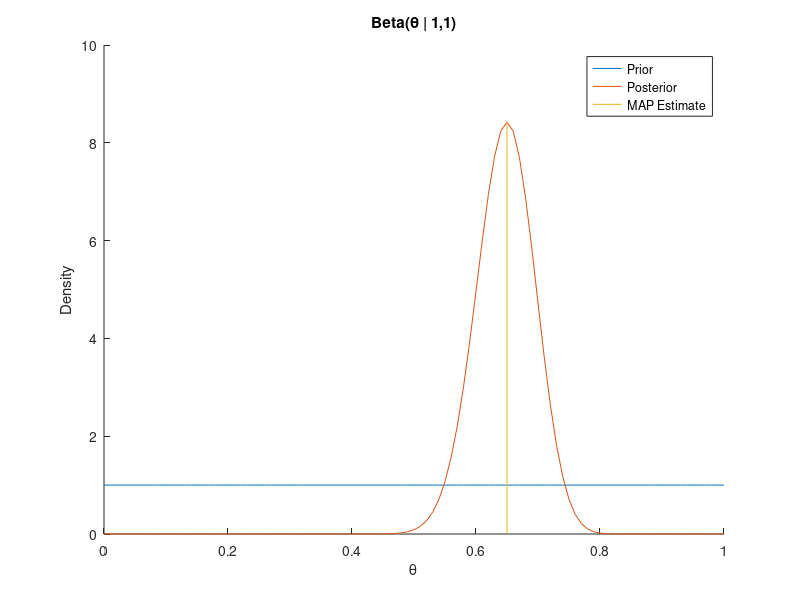
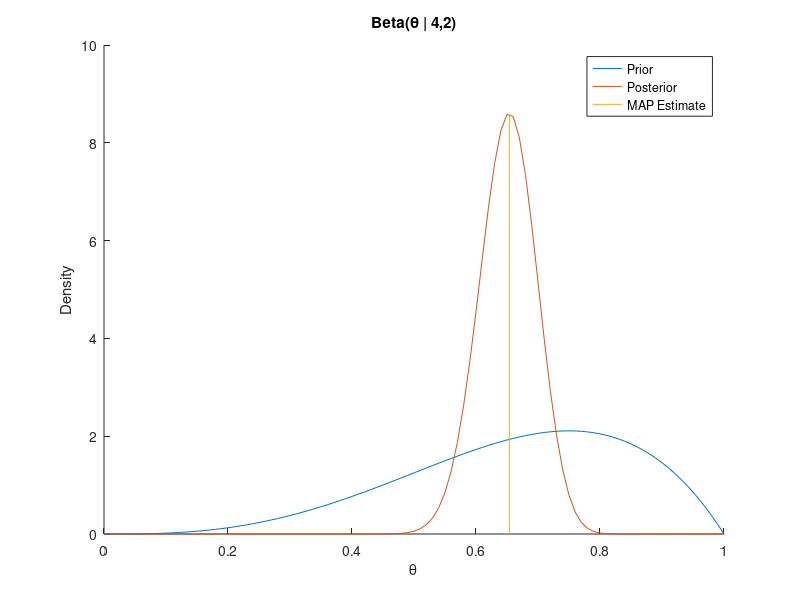

Reproduce these figures in MATLAB, in order.
% /**
%  * @author Zachary M. Mattis
%  * CS 1675
%  * Assignment 3
%  * February 6, 2019
%  *
%  * This Matlab file performs ML analysis of
%  * a Beta distribution on a given
%  * input file, coin.txt.
%  */

load coin.txt;


disp('Part a')
theta = sum(coin(:) == 1);
total = theta + sum(coin(:) == 0);

ml_estimate = theta/total


disp('Part b/c')

prior = [1 1];
figure();
hold on;

plot([0:.01:1], betapdf([0:0.01:1], prior(1), prior(2)));

prior(1) = prior(1) + theta;
prior(2) = prior(2) + (total-theta);
map_estimate = (prior(1) - 1)/(prior(1) + prior(2) - 2)

plot([0:.01:1], betapdf([0:0.01:1], prior(1), prior(2)));
plot([map_estimate map_estimate], [0 max(betapdf([0:0.01:1], prior(1), prior(2)))]);

title('Beta(\theta | 1,1)');
xlabel('\theta');
ylabel('Density');
legend('Prior','Posterior','MAP Estimate');

pause;
hold off;

disp('Part d')

prior = [4 2];
figure();
hold on;

plot([0:.01:1], betapdf([0:0.01:1], prior(1), prior(2)));

prior(1) = prior(1) + theta;
prior(2) = prior(2) + (total-theta);
map_estimate = (prior(1) - 1)/(prior(1) + prior(2) - 2)

plot([0:.01:1], betapdf([0:0.01:1], prior(1), prior(2)));
plot([map_estimate map_estimate], [0 max(betapdf([0:0.01:1], prior(1), prior(2)))]);

title('Beta(\theta | 4,2)');
xlabel('\theta');
ylabel('Density');
legend('Prior','Posterior','MAP Estimate');


pause;
close all;